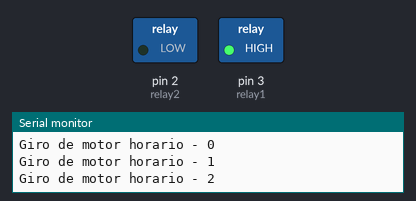
The sketch below on a simulated Arduino Uno, built with avr-gcc and run on an emulated ATmega328P. On the bench: switched loads named in the sketch (green lamp = pin HIGH), the last lines printed to the serial monitor.

Above: at 3.0 s.
At 9.0 s:
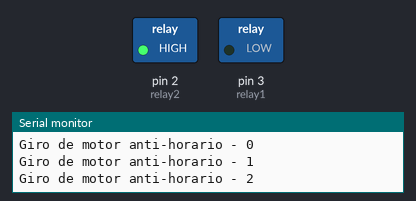
Timing chart, 0 to 15.6 s (numbered marks = the images above):
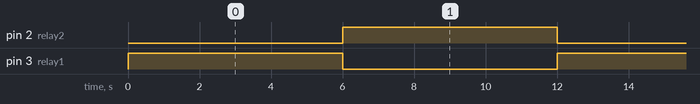

The sketch:

4.ino
```cpp
int relay1=3;
int relay2=2;
int c=0;

void setup() {
  Serial.begin(9600);
  pinMode(relay1,OUTPUT);
  pinMode(relay2,OUTPUT);
}

void loop() {
  if(c<=5){
  Serial.print("Giro de motor horario - ");
  Serial.println(c);
  c++;
  digitalWrite(relay1,HIGH);
  digitalWrite(relay2,LOW);
  delay(1000);
  }
  else if (c<=11){
  Serial.print("Giro de motor anti-horario - ");
  Serial.println(c-6);
  c++;
  digitalWrite(relay2,HIGH);
  digitalWrite(relay1,LOW);
  delay(1000);
  }
  else{
    c=0;
  }
}
```

Measured:
- by itself, pin 2 (relay2), pin 3 (relay1): alternates HIGH for 6.0 s and LOW for 6.0 s
